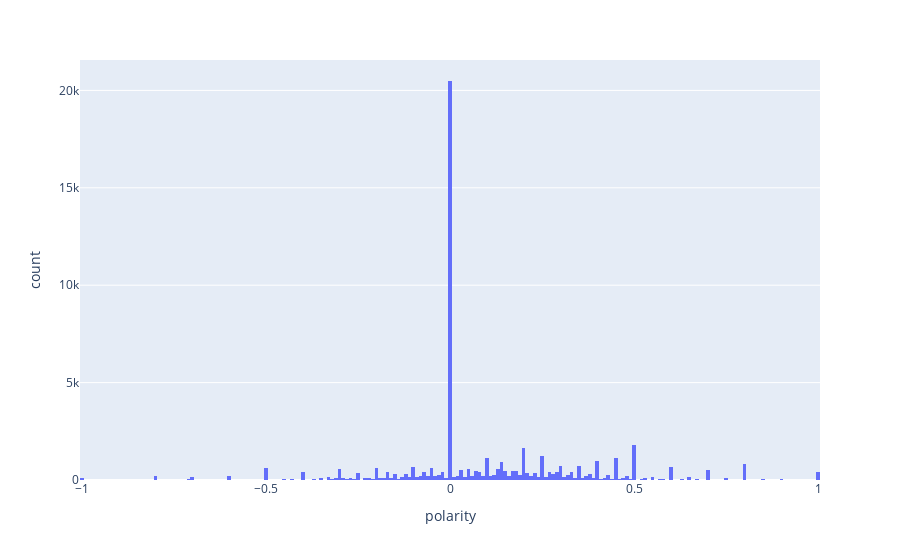

Source (notebook cell):
### Code cell
fig.show()

### Figure 1 — Plotly figure (JSON) as saved in the notebook; plotly's stock layout.template omitted (floating-point values rounded to 4 significant figures; data arrays with more than 128 entries replaced by an {"elided": "..."} marker saying what was removed)
{"data": [{"alignmentgroup": "True", "bingroup": "x", "hovertemplate": "polarity=%{x}<br>count=%{y}<extra></extra>", "legendgroup": "", "marker": {"color": "#636efa", "pattern": {"shape": ""}}, "name": "", "offsetgroup": "", "orientation": "v", "showlegend": false, "type": "histogram", "x": {"elided": "54280 float values"}, "xaxis": "x", "yaxis": "y"}], "layout": {"barmode": "relative", "legend": {"tracegroupgap": 0}, "margin": {"t": 60}, "xaxis": {"anchor": "y", "domain": [0, 1], "title": {"text": "polarity"}}, "yaxis": {"anchor": "x", "domain": [0, 1], "title": {"text": "count"}}}}
